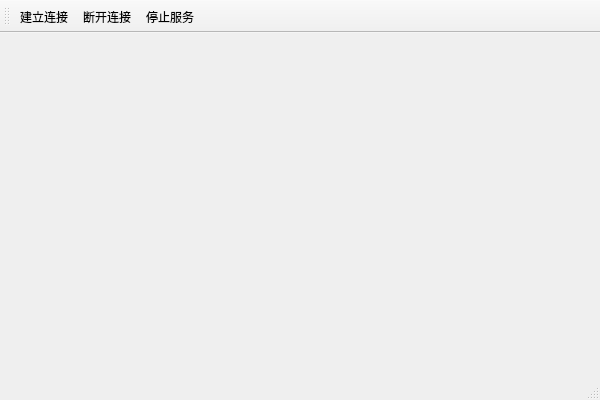
<?xml version="1.0" encoding="UTF-8"?>
<ui version="4.0">
 <class>fiber_end_clientClass</class>
 <widget class="QMainWindow" name="fiber_end_clientClass">
  <property name="geometry">
   <rect>
    <x>0</x>
    <y>0</y>
    <width>600</width>
    <height>400</height>
   </rect>
  </property>
  <property name="windowTitle">
   <string>fiber_end_client</string>
  </property>
  <widget class="QWidget" name="centralWidget"/>
  <widget class="QToolBar" name="mainToolBar">
   <attribute name="toolBarArea">
    <enum>TopToolBarArea</enum>
   </attribute>
   <attribute name="toolBarBreak">
    <bool>false</bool>
   </attribute>
   <addaction name="action_new_connection"/>
   <addaction name="action_disconnect"/>
   <addaction name="action_stop_server"/>
  </widget>
  <widget class="QStatusBar" name="statusBar"/>
  <action name="action_new_connection">
   <property name="icon">
    <iconset resource="fiber_end_client.qrc">
     <normaloff>:/fiber_end_client/icons/new_connection.png</normaloff>:/fiber_end_client/icons/new_connection.png</iconset>
   </property>
   <property name="text">
    <string>建立连接</string>
   </property>
   <property name="toolTip">
    <string>建立连接...</string>
   </property>
   <property name="menuRole">
    <enum>QAction::MenuRole::NoRole</enum>
   </property>
  </action>
  <action name="action_disconnect">
   <property name="icon">
    <iconset resource="fiber_end_client.qrc">
     <normaloff>:/fiber_end_client/icons/disconnect.png</normaloff>:/fiber_end_client/icons/disconnect.png</iconset>
   </property>
   <property name="text">
    <string>断开连接</string>
   </property>
   <property name="toolTip">
    <string>断开连接...</string>
   </property>
   <property name="menuRole">
    <enum>QAction::MenuRole::NoRole</enum>
   </property>
  </action>
  <action name="action_stop_server">
   <property name="icon">
    <iconset resource="fiber_end_client.qrc">
     <normaloff>:/fiber_end_client/icons/stop_server.png</normaloff>:/fiber_end_client/icons/stop_server.png</iconset>
   </property>
   <property name="text">
    <string>停止服务</string>
   </property>
   <property name="toolTip">
    <string>停止服务...</string>
   </property>
   <property name="menuRole">
    <enum>QAction::MenuRole::NoRole</enum>
   </property>
  </action>
 </widget>
 <layoutdefault spacing="6" margin="11"/>
 <resources>
  <include location="fiber_end_client.qrc"/>
 </resources>
 <connections/>
</ui>
